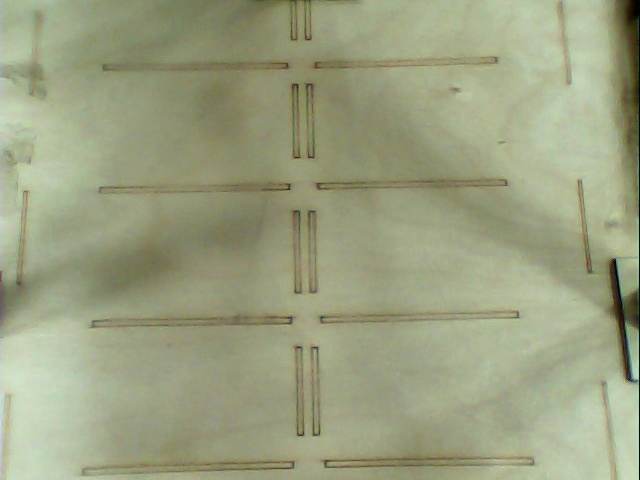
#> input picture EmptyFloor.jpg, 640 x 480 px
$ python ImageProcessing.py
#> lines starting #> are read from the running program, lines starting #| are printed output that depends on the picture; after the words box and inside, x2 and y2 are one past the last pixel; in counts of white or black regions, pixels touching at a corner belong together
import cv2
import numpy as np
import matplotlib.pyplot as plt
import threading

SlotNumber = 3

def rect(x, y1 , y2 , z):
    global PData
    xold=x
    avg = list()
    Data = list()
    h1 = y1 + int(z)-30
    h2 = h1 + y2 -50

    for i in range(SlotNumber):
        w = x + int(z / 2)-20
        empty_crop = emptypic[y1:h1, x:w]
        park_crop = parkpic[y1:h1, x:w]
        black_crop = black[y1:h1, x:w]
        gray_crop = cv2.cvtColor(black_crop, cv2.COLOR_BGR2GRAY)
        avg.append(np.average(gray_crop))


        if avg[i]>= 150:
            cv2.rectangle(parkpic, (x, y1), (w, h1), (0, 0, 255), 3)
            cv2.rectangle(black, (x, y1), (w, h1), (0, 0, 255), 3)
            Data.append(1)

        else:
            cv2.rectangle(parkpic, (x, y1), (w, h1), (0, 255, 0), 2)
            cv2.rectangle(black, (x, y1), (w, h1), (0, 255, 0), 2)
            Data.append(0)

        x=x+90

    x=xold
    for i in range(SlotNumber,SlotNumber*2):
        w = x + int(z/2)-20
        empty_crop = emptypic[y2:h2, x:w]
        park_crop = parkpic[y2:h2, x:w]
        black_crop = black[y2:h2, x:w]
        gray_crop = cv2.cvtColor(black_crop, cv2.COLOR_BGR2GRAY)
        avg.append(np.average(gray_crop))

        if avg[i]>=150:
            cv2.rectangle(parkpic, (x, y2), (w, h2), (0, 0, 255), 3)
            cv2.rectangle(black, (x, y2), (w, h2), (0, 0, 255), 3)
            Data.append(1)

        else:
            cv2.rectangle(parkpic, (x, y2), (w, h2), (0, 255, 0), 2)
            cv2.rectangle(black, (x, y2), (w, h2), (0, 255, 0), 2)
            Data.append(0)

        x=x+90
        PData = {}
    for Slot in range(0, SlotNumber*2):
        PData["S{0}".format(Slot+1)] = Data[Slot]
    print(Data)
    return PData

empty = cv2.imread('EmptyFloor.jpg')
#> empty is the input picture: shape (480, 640, 3); mean B, G, R 128.7, 160.5, 155.6
park = cv2.imread('Floor.jpg')
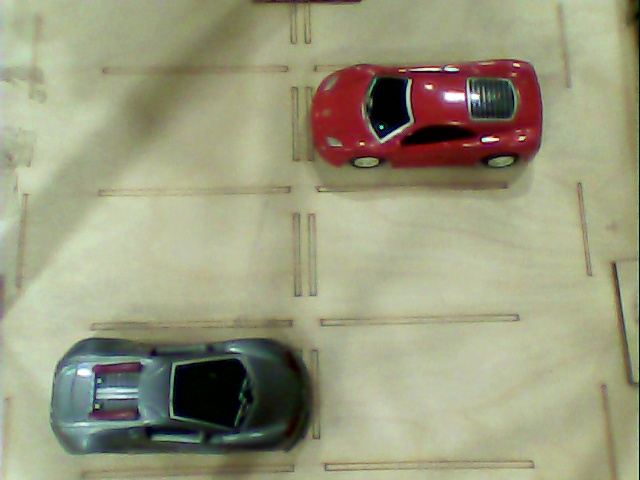
#> input picture Floor.jpg, 640 x 480 px
#> park is the input picture: shape (480, 640, 3); mean B, G, R 125.5, 154, 154.1

(h,w) = empty.shape[:2]
#> h = 480; w = 640
center = (w/2,h/2)
#> center = (320, 240)
M = cv2.getRotationMatrix2D(center, 90, 0.7)

emptypic = cv2.warpAffine(empty, M ,(w,h))
parkpic = cv2.warpAffine(park, M ,(w,h))

UpCrop = 20
DownCrop = 270
m = 21
n = 21

blurpark = cv2.pyrMeanShiftFiltering(parkpic, m, n)
blurempty = cv2.pyrMeanShiftFiltering(emptypic, m, n)
subtract=cv2.subtract(blurempty,blurpark)
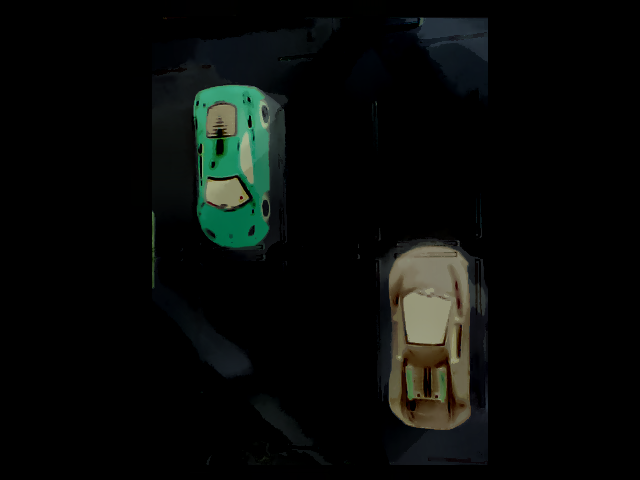
#> subtract: shape (480, 640, 3); mean B, G, R 9, 10.9, 8.3
_,thresholding = cv2.threshold(subtract,20,255,cv2.THRESH_BINARY)
gray = cv2.cvtColor(thresholding,cv2.COLOR_BGR2GRAY)
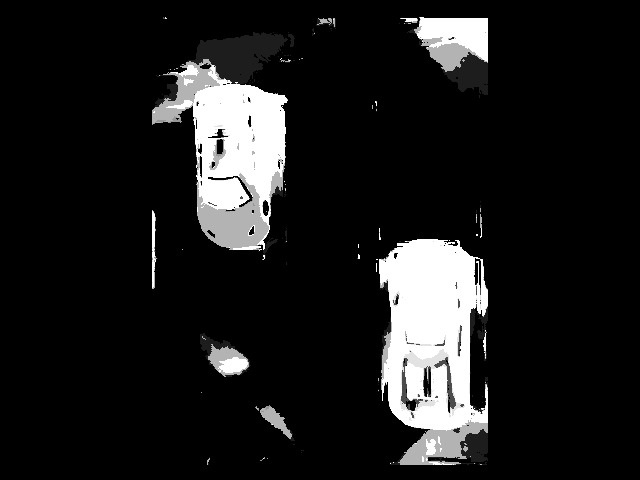
#> gray: shape (480, 640); min 0, max 255, mean 28.7
contours,hierarchy= cv2.findContours(gray, cv2.RETR_TREE, cv2.CHAIN_APPROX_SIMPLE)
#> contours = 152 contours, 123 with area under 20; largest, box (x1, y1, x2, y2) and area: (379, 239, 488, 465) 19343, (152, 32, 288, 260) 17848, (407, 17, 488, 95) 3898, (200, 333, 251, 377) 1169, (260, 405, 295, 441) 376

black = parkpic*0
#> black: shape (480, 640, 3); every value is 0
k=0
AreaContour = list()
AreaContourIndex = list()
NewContours = list()
PerimeterContour = list()
PerimeterContourIndex = list()

for i in range(len(contours)):
    Area = cv2.contourArea(contours[i])
    if Area>1100:
        AreaContour.append(Area)
        AreaContourIndex.append(k)
        NewContours.append(contours[i])
        k=k+1
        cnt = contours[i]
        rectangle = cv2.minAreaRect(cnt)
        box = cv2.boxPoints(rectangle)
        box = np.int0(box)
        cv2.drawContours(blurempty, [box], 0, (255, 0, 0), 2)
        x, y, w, h = cv2.boundingRect(cnt)
        cv2.rectangle(black , (x, y), (x + w, y + h), (255, 255, 255), -1)
        cv2.rectangle(blurpark , (x, y), (x + w, y + h), (255, 0, 0), 2)
#> this loop made 152 passes
#> (Area, rectangle, box, x, y, w, h) on passes 17, 26, 97, 147: (1169, ((221.2, 354.8), (29.89, 59.25), -49.76), [[234, 385], [188, 347], [208, 324], [253, 362]], 200, 333, 51, 44), (19343, ((433, 351.5), (225, 108), -90), [[487, 464], [379, 464], [379, 239], [487, 239]], 379, 239, 109, 226), (17848, ((218.2, 144), (226.9, 134.6), -88.12), [[281, 259], [147, 255], [154, 28], [289, 32]], 152, 32, 136, 228), (3898.5, ((447.1, 55.4), (76.04, 80.96), -89.1), [[486, 94], [406, 92], [407, 16], [488, 18]], 407, 17, 81, 78)
#> Area on passes 9, 27, 32, 33, 42, 51: 375.5, 38, 35, 89, 181, 20.5
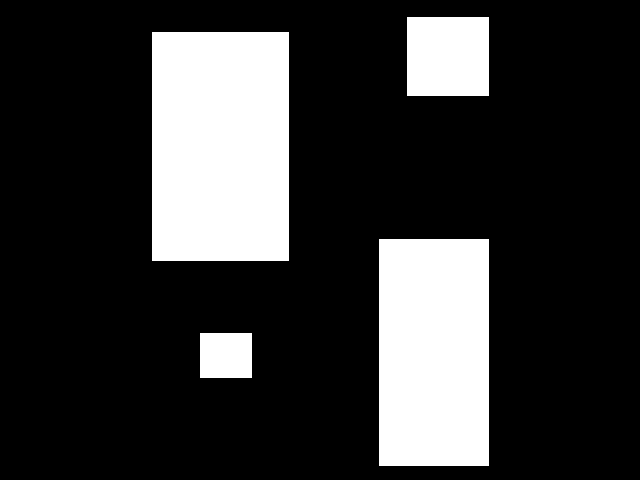
#> black: shape (480, 640, 3); 21.2% white; 4 white regions
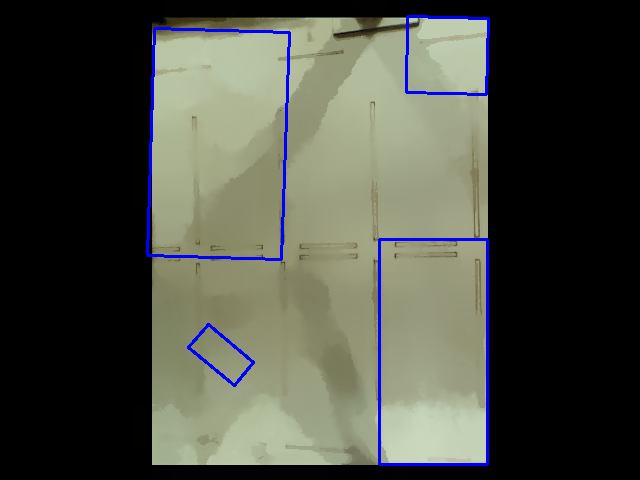
#> blurempty: shape (480, 640, 3); mean B, G, R 66.4, 76.7, 74.3
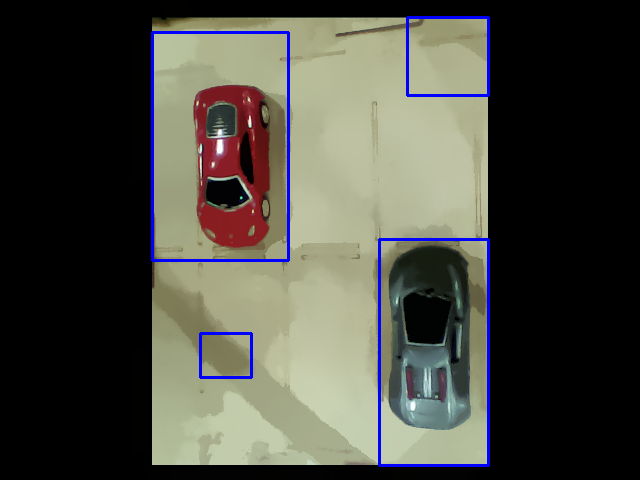
#> blurpark: shape (480, 640, 3); mean B, G, R 64.8, 73.5, 73.7
#> after the loop, AreaContour = [1169, 19343, 17848, 3898.5]; AreaContourIndex = [0, 1, 2, 3]; NewContours = 4 contours; box (x1, y1, x2, y2) and area: (379, 239, 488, 465) 19343, (152, 32, 288, 260) 17848, (407, 17, 488, 95) 3898, (200, 333, 251, 377) 1169; k = 4


Thread = threading.Thread(target=rect,args=[200,70,230,200])
Thread.start()
Thread.join()

cv2.imshow('Original image (before rotation)' , park)
cv2.imshow('Detected cars' , parkpic)
cv2.imshow('Making detected region white and calculating its probability', black)
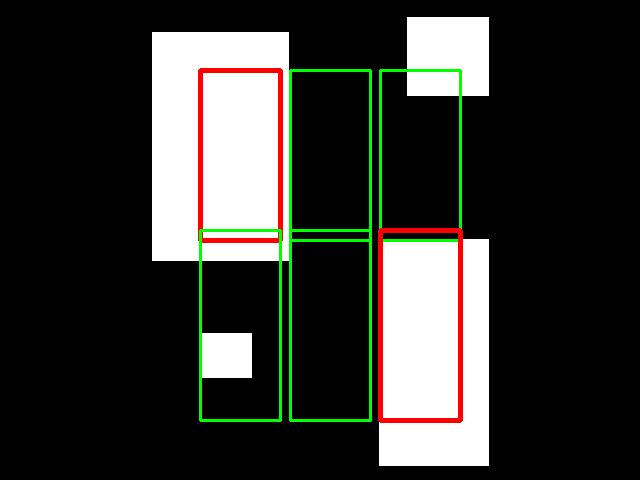
#> window 'Making detected region white a': shape (480, 640, 3); mean B, G, R 49.6, 54.6, 53.8
cv2.imshow('Blurred parking' , blurpark)
cv2.imshow('Blurred empty parking with contours on it' , blurempty)
cv2.waitKey(0)
cv2.destroyAllWindows()
